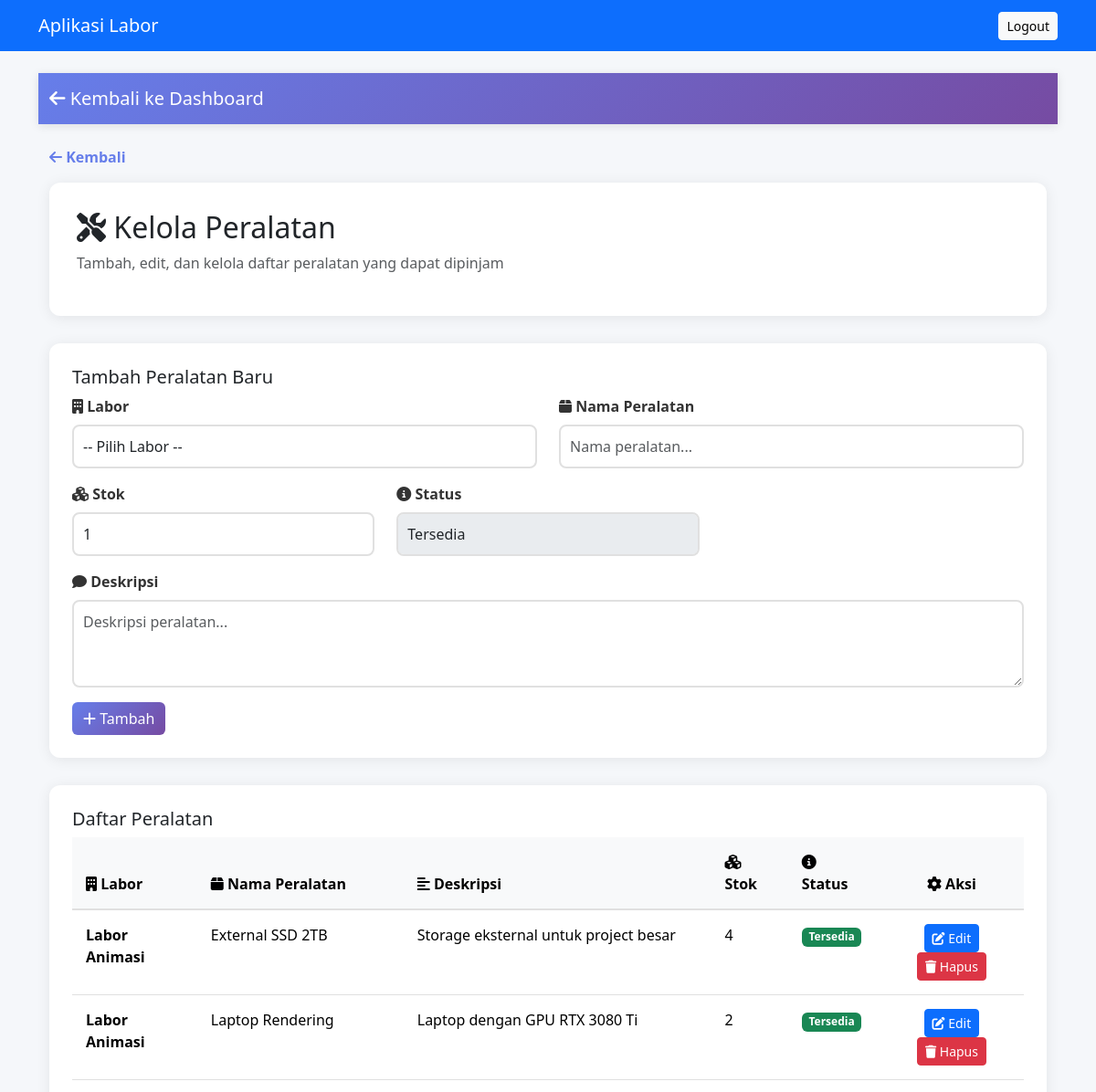
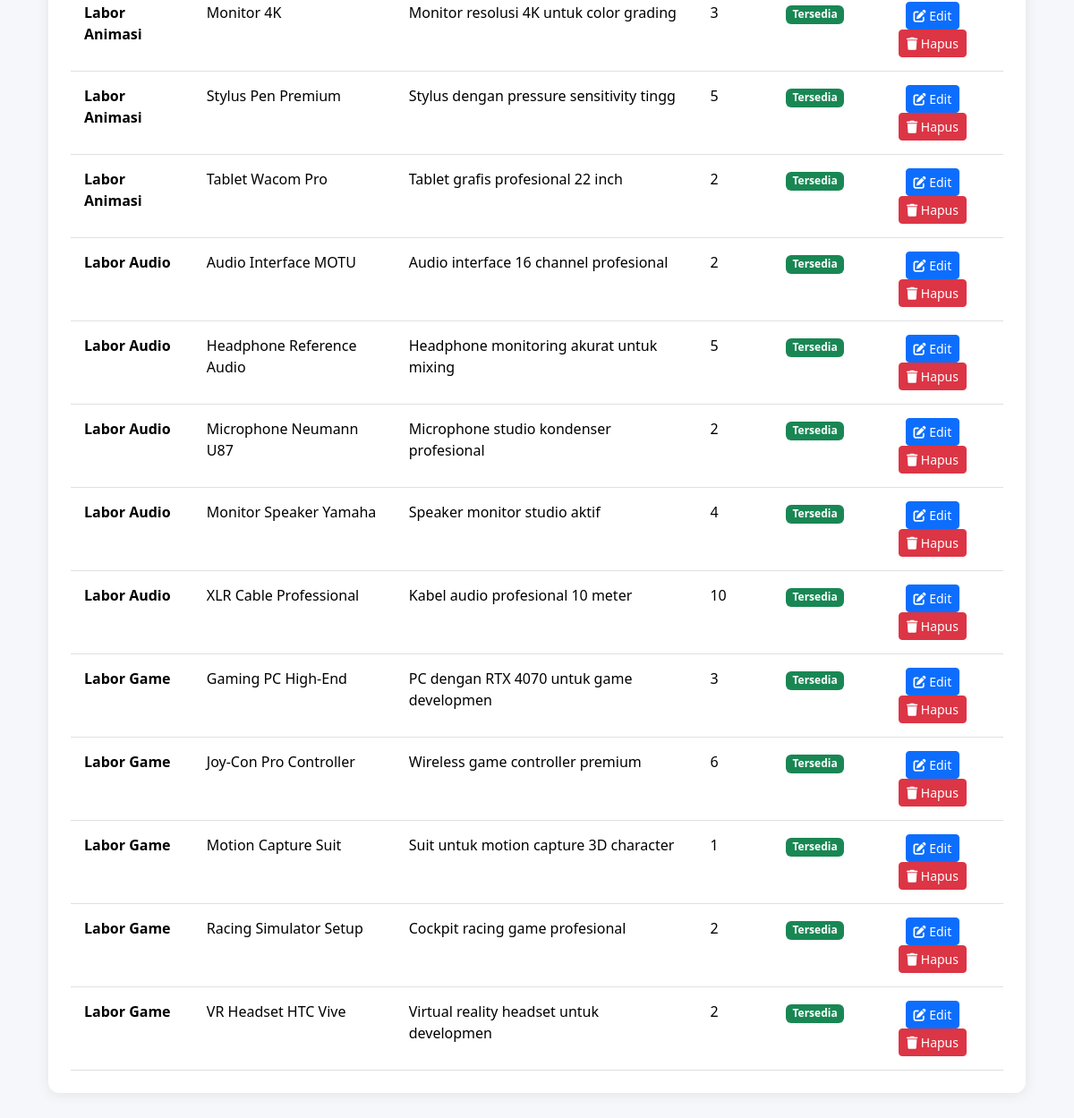
Page /admin/peralatan.php (signed in) on the committed database (2 pictures, top to bottom).
### tables this page shows
CREATE TABLE `barang_labor` (
  `id` int(11) NOT NULL,
  `labor_id` int(11) NOT NULL,
  `nama` varchar(191) NOT NULL,
  `deskripsi` text DEFAULT NULL,
  `stok` int(11) DEFAULT 1,
  `status` varchar(20) DEFAULT 'Tersedia',
  `created_at` datetime DEFAULT current_timestamp()
);

CREATE TABLE `labor` (
  `id` int(11) NOT NULL,
  `nama` varchar(191) NOT NULL,
  `deskripsi` text DEFAULT NULL,
  `icon` varchar(50) DEFAULT NULL,
  `color` varchar(20) DEFAULT NULL,
  `created_at` datetime DEFAULT current_timestamp()
);

### admin/peralatan.php (the view, shortened to what this page needs)
<?php
include '../config/database.php';
include '../assets/header.php';
$create_labor = "CREATE TABLE IF NOT EXISTS labor (
  id INT AUTO_INCREMENT PRIMARY KEY,
  nama VARCHAR(191) NOT NULL,
  deskripsi TEXT,
  icon VARCHAR(50),
  color VARCHAR(20),
  created_at DATETIME DEFAULT CURRENT_TIMESTAMP
)";
mysqli_query($conn, $create_labor);
$create_barang = "CREATE TABLE IF NOT EXISTS barang_labor (
  id INT AUTO_INCREMENT PRIMARY KEY,
  labor_id INT NOT NULL,
  nama VARCHAR(191) NOT NULL,
  deskripsi TEXT,
  stok INT DEFAULT 1,
  status VARCHAR(20) DEFAULT 'Tersedia',
  created_at DATETIME DEFAULT CURRENT_TIMESTAMP,
  FOREIGN KEY (labor_id) REFERENCES labor(id)
)";
mysqli_query($conn, $create_barang);
$barang_q = mysqli_query($conn, "SELECT bl.*, l.nama as labor_nama FROM barang_labor bl LEFT JOIN labor l ON bl.labor_id=l.id ORDER BY l.nama, bl.nama ASC");
$edit_data = null;
?>
<!DOCTYPE html>
<html>
<head>
<link href="https://cdn.jsdelivr.net/npm/bootstrap@5.3.2/dist/css/bootstrap.min.css" rel="stylesheet">
<link rel="stylesheet" href="https://cdnjs.cloudflare.com/ajax/libs/font-awesome/6.4.0/css/all.min.css">
</head>
<body>
<nav class="navbar navbar-expand-lg navbar-custom">
  <div class="container-fluid">
    <a class="navbar-brand text-white" href="dashboard.php">
      <i class="fas fa-arrow-left"></i> Kembali ke Dashboard
    </a>
  </div>
</nav>
<div class="container-fluid py-4">
  <div class="back-link mb-3">
    <a href="dashboard.php"><i class="fas fa-arrow-left"></i> Kembali</a>
  </div>
  <div class="page-header">
    <h2><i class="fas fa-tools"></i> Kelola Peralatan</h2>
    <p class="text-muted">Tambah, edit, dan kelola daftar peralatan yang dapat dipinjam</p>
  </div>
  <div class="form-container">
    <h5><?php echo $edit_data ? 'Edit Peralatan' : 'Tambah Peralatan Baru'; ?></h5>
    <form method="post">
      <div class="row">
        <div class="col-md-6 mb-3">
          <label class="form-label"><i class="fas fa-building"></i> Labor</label>
          <select class="form-control" name="labor_id" required>
            <option value="">-- Pilih Labor --</option>
          </select>
        </div>
        <div class="col-md-6 mb-3">
          <label class="form-label"><i class="fas fa-box"></i> Nama Peralatan</label>
          <input type="text" class="form-control" name="nama" placeholder="Nama peralatan..." required value="<?php echo $edit_data ? htmlspecialchars($edit_data['nama']) : ''; ?>">
        </div>
      </div>
      <div class="row">
        <div class="col-md-4 mb-3">
          <label class="form-label"><i class="fas fa-cubes"></i> Stok</label>
          <input type="number" class="form-control" name="stok" min="1" value="<?php echo $edit_data ? intval($edit_data['stok']) : 1; ?>" required>
        </div>
        <div class="col-md-4 mb-3">
          <label class="form-label"><i class="fas fa-info-circle"></i> Status</label>
          <select class="form-control" name="status" <?php echo $edit_data ? '' : 'disabled'; ?>>
            <option value="Tersedia" <?php echo ($edit_data && $edit_data['status'] === 'Tersedia') ? 'selected' : ''; ?>>Tersedia</option>
          </select>
        </div>
      </div>
      <div class="mb-3">
        <label class="form-label"><i class="fas fa-comment"></i> Deskripsi</label>
        <textarea class="form-control" name="deskripsi" rows="3" placeholder="Deskripsi peralatan..."><?php echo $edit_data ? htmlspecialchars($edit_data['deskripsi']) : ''; ?></textarea>
      </div>
      <div>
        <button type="submit" class="btn btn-save" name="<?php echo $edit_data ? 'edit' : 'tambah'; ?>">
          <i class="fas fa-<?php echo $edit_data ? 'save' : 'plus'; ?>"></i> <?php echo $edit_data ? 'Perbarui' : 'Tambah'; ?>
        </button>
      </div>
    </form>
  </div>
  <div class="table-container">
    <h5>Daftar Peralatan</h5>
    <?php if(mysqli_num_rows($barang_q) > 0): ?>
      <div class="table-responsive">
        <table class="table table-hover mb-0">
          <thead>
            <tr>
              <th><i class="fas fa-building"></i> Labor</th>
              <th><i class="fas fa-box"></i> Nama Peralatan</th>
              <th><i class="fas fa-align-left"></i> Deskripsi</th>
              <th><i class="fas fa-cubes"></i> Stok</th>
              <th><i class="fas fa-info-circle"></i> Status</th>
              <th style="text-align: center;"><i class="fas fa-cog"></i> Aksi</th>
            </tr>
          </thead>
          <tbody>
            <?php while($a = mysqli_fetch_assoc($barang_q)): ?>
              <tr>
                <td><strong><?php echo htmlspecialchars($a['labor_nama']); ?></strong></td>
                <td><?php echo htmlspecialchars($a['nama']); ?></td>
                <td><?php echo htmlspecialchars(substr($a['deskripsi'] ?? '', 0, 40)); ?></td>
                <td><?php echo intval($a['stok']); ?></td>
                <td>
                  <?php if($a['status'] === 'Tersedia'): ?>
                    <span class="badge bg-success">Tersedia</span>
                  <?php else: ?>
                    <span class="badge bg-danger">Tidak Tersedia</span>
                  <?php endif; ?>
                </td>
                <td style="text-align: center;">
                  <a href="peralatan.php?edit=<?php echo $a['id']; ?>" class="btn btn-sm btn-primary">
                    <i class="fas fa-edit"></i> Edit
                  </a>
                  <form method="post" style="display:inline;">
                    <button type="submit" name="hapus" class="btn btn-sm btn-danger" onclick="return confirm('Yakin hapus peralatan ini?')">
                      <i class="fas fa-trash"></i> Hapus
                    </button>
                  </form>
                </td>
              </tr>
            <?php endwhile; ?>
          </tbody>
        </table>
      </div>
    <?php endif; ?>
  </div>
</div>
</body>
</html>

### admin/peralatan.php (style rules this page uses)
body { background-color: #f5f7fa; font-family: 'Segoe UI', Tahoma, Geneva, Verdana, sans-serif; }
.navbar-custom { background: linear-gradient(135deg, #667eea 0%, #764ba2 100%); box-shadow: 0 2px 10px rgba(0,0,0,0.1); }
.page-header { background: white; padding: 30px; border-radius: 12px; margin-bottom: 30px; box-shadow: 0 2px 15px rgba(0,0,0,0.08); }
.form-container, .table-container { background: white; border-radius: 12px; padding: 25px; box-shadow: 0 2px 15px rgba(0,0,0,0.08); margin-bottom: 30px; }
.form-label { color: #333; font-weight: 600; margin-bottom: 8px; }
.form-control { border: 2px solid #e0e0e0; border-radius: 8px; padding: 10px; }
.table th { background-color: #f8f9fa; border-bottom: 2px solid #e0e0e0; font-weight: 600; padding: 15px; }
.table td { padding: 15px; border-color: #e0e0e0; }
.btn-save { background: linear-gradient(135deg, #667eea 0%, #764ba2 100%); border: none; color: white; }
.back-link a { color: #667eea; text-decoration: none; font-weight: 600; }

### rows in the picture
barang_labor: labor.nama "Labor Animasi", nama "External SSD 2TB", deskripsi "Storage eksternal untuk project besar", stok "4", status "Tersedia"
barang_labor: labor.nama "Labor Animasi", nama "Laptop Rendering", deskripsi "Laptop dengan GPU RTX 3080 Ti", stok "2", status "Tersedia"
barang_labor: labor.nama "Labor Animasi", nama "Monitor 4K", deskripsi "Monitor resolusi 4K untuk color grading", stok "3", status "Tersedia"
barang_labor: labor.nama "Labor Animasi", nama "Stylus Pen Premium", deskripsi "Stylus dengan pressure sensitivity tingg", stok "5", status "Tersedia"
barang_labor: labor.nama "Labor Animasi", nama "Tablet Wacom Pro", deskripsi "Tablet grafis profesional 22 inch", stok "2", status "Tersedia"
barang_labor: labor.nama "Labor Audio", nama "Audio Interface MOTU", deskripsi "Audio interface 16 channel profesional", stok "2", status "Tersedia"
barang_labor: labor.nama "Labor Audio", nama "Headphone Reference Audio", deskripsi "Headphone monitoring akurat untuk mixing", stok "5", status "Tersedia"
barang_labor: labor.nama "Labor Audio", nama "Microphone Neumann U87", deskripsi "Microphone studio kondenser profesional", stok "2", status "Tersedia"
barang_labor: labor.nama "Labor Audio", nama "Monitor Speaker Yamaha", deskripsi "Speaker monitor studio aktif", stok "4", status "Tersedia"
barang_labor: labor.nama "Labor Audio", nama "XLR Cable Professional", deskripsi "Kabel audio profesional 10 meter", stok "10", status "Tersedia"
barang_labor: labor.nama "Labor Game", nama "Gaming PC High-End", deskripsi "PC dengan RTX 4070 untuk game developmen", stok "3", status "Tersedia"
barang_labor: labor.nama "Labor Game", nama "Joy-Con Pro Controller", deskripsi "Wireless game controller premium", stok "6", status "Tersedia"
barang_labor: labor.nama "Labor Game", nama "Motion Capture Suit", deskripsi "Suit untuk motion capture 3D character", stok "1", status "Tersedia"
barang_labor: labor.nama "Labor Game", nama "Racing Simulator Setup", deskripsi "Cockpit racing game profesional", stok "2", status "Tersedia"
barang_labor: labor.nama "Labor Game", nama "VR Headset HTC Vive", deskripsi "Virtual reality headset untuk developmen", stok "2", status "Tersedia"
